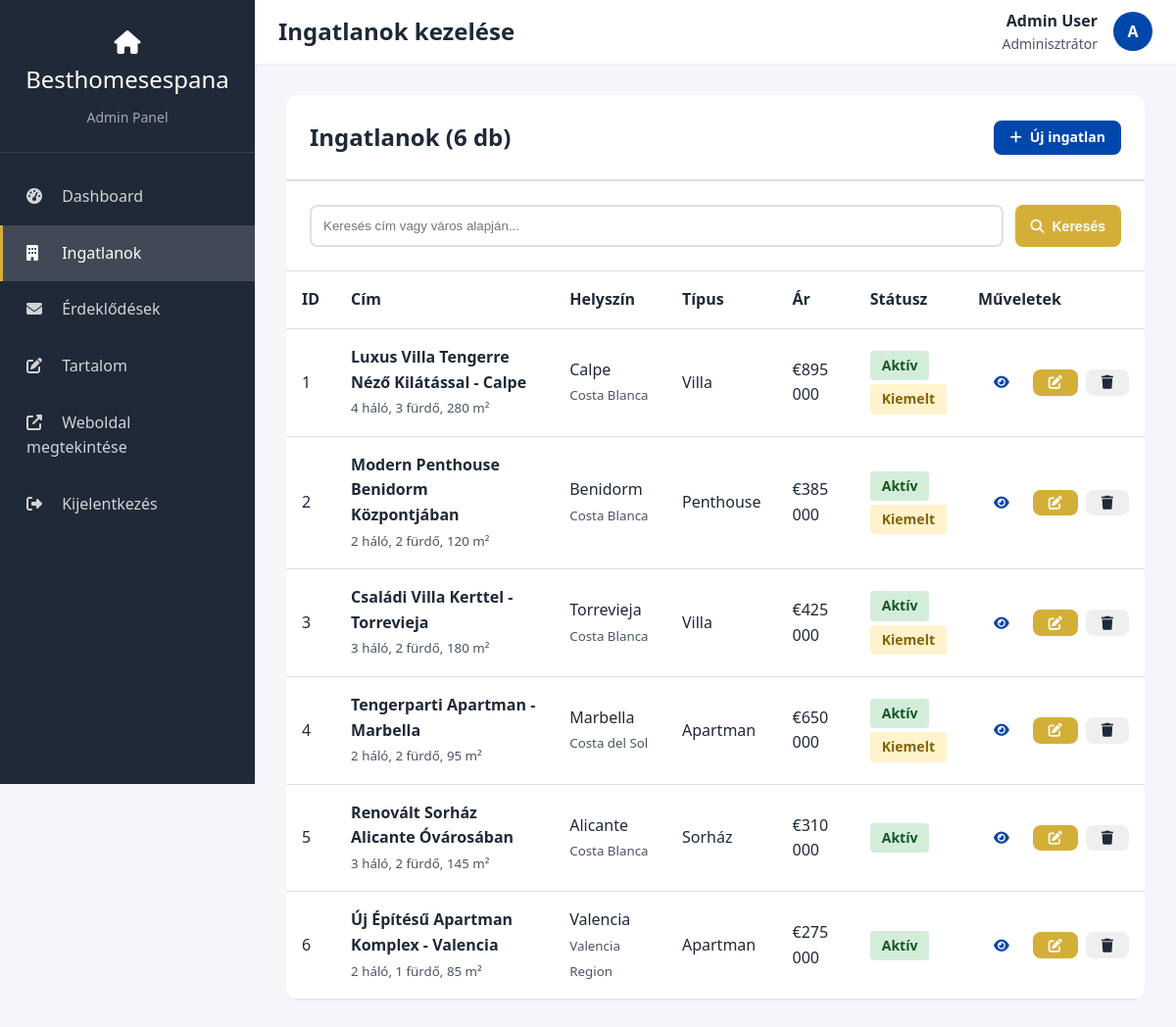
/admin/properties.php (signed in), run on the app's committed database.
### tables this page shows
CREATE TABLE IF NOT EXISTS properties (
    id INT AUTO_INCREMENT PRIMARY KEY,
    title VARCHAR(255) NOT NULL,
    slug VARCHAR(255) NOT NULL UNIQUE,
    description TEXT NOT NULL,
    property_type_id INT NOT NULL,
    location_id INT NOT NULL,

     
    price DECIMAL(12,2) NOT NULL,
    currency VARCHAR(3) DEFAULT 'EUR',
    area_sqm INT NOT NULL COMMENT 'Area in square meters',
    plot_size_sqm INT DEFAULT NULL COMMENT 'Plot size for villas/houses',

     
    bedrooms INT NOT NULL,
    bathrooms INT NOT NULL,
    built_year INT DEFAULT NULL,

     
    has_pool BOOLEAN DEFAULT FALSE,
    has_garden BOOLEAN DEFAULT FALSE,
    has_terrace BOOLEAN DEFAULT FALSE,
    has_garage BOOLEAN DEFAULT FALSE,
    has_sea_view BOOLEAN DEFAULT FALSE,
    distance_to_beach_m INT DEFAULT NULL COMMENT 'Distance to beach in meters',

     
    main_image VARCHAR(255) DEFAULT NULL,
    images TEXT DEFAULT NULL COMMENT 'JSON array of image URLs',

     
    is_featured BOOLEAN DEFAULT FALSE,
    is_active BOOLEAN DEFAULT TRUE,
    status ENUM('available', 'reserved', 'sold') DEFAULT 'available',

     
    meta_title VARCHAR(255) DEFAULT NULL,
    meta_description TEXT DEFAULT NULL,

     
    created_at TIMESTAMP DEFAULT CURRENT_TIMESTAMP,
    updated_at TIMESTAMP DEFAULT CURRENT_TIMESTAMP ON UPDATE CURRENT_TIMESTAMP,

    FOREIGN KEY (property_type_id) REFERENCES property_types(id) ON DELETE RESTRICT,
    FOREIGN KEY (location_id) REFERENCES locations(id) ON DELETE RESTRICT,
    INDEX idx_price (price),
    INDEX idx_location (location_id),
    INDEX idx_featured (is_featured),
    INDEX idx_active (is_active)
);

CREATE TABLE IF NOT EXISTS locations (
    id INT AUTO_INCREMENT PRIMARY KEY,
    city VARCHAR(100) NOT NULL,
    region VARCHAR(100) NOT NULL COMMENT 'e.g., Costa Blanca, Costa del Sol',
    province VARCHAR(100) NOT NULL,
    created_at TIMESTAMP DEFAULT CURRENT_TIMESTAMP
);

CREATE TABLE IF NOT EXISTS property_types (
    id INT AUTO_INCREMENT PRIMARY KEY,
    name VARCHAR(50) NOT NULL,
    name_hu VARCHAR(50) NOT NULL COMMENT 'Hungarian translation',
    created_at TIMESTAMP DEFAULT CURRENT_TIMESTAMP
);

### config/config.php (called while the page is built, shortened)
<?php
function e(?string $string): string {
    return htmlspecialchars($string ?? '', ENT_QUOTES, 'UTF-8');
}
function formatPrice(float $price, string $currency = 'EUR'): string {
    $formatted = number_format($price, 0, ',', ' ');
    switch ($currency) {
        case 'EUR':
            return '€' . $formatted;
    }
}
function formatArea(int $area): string {
    return number_format($area, 0, ',', ' ') . ' m²';
}

### admin/properties.php (the view, shortened to what this page needs)
<?php
require_once __DIR__ . '/../config/config.php';
$pageTitle = 'Ingatlanok kezelése';
$search = $_GET['search'] ?? '';
$page = isset($_GET['page']) ? max(1, (int)$_GET['page']) : 1;
$perPage = 20;
$offset = ($page - 1) * $perPage;
$where = [];
$params = [];
$whereClause = !empty($where) ? 'WHERE ' . implode(' AND ', $where) : '';
try {
    $pdo = getPDO();
    $countSql = "
        SELECT COUNT(*) as total
        FROM properties p
        LEFT JOIN locations l ON p.location_id = l.id
        $whereClause
    ";
    $countStmt = $pdo->prepare($countSql);
    $countStmt->execute($params);
    $totalProperties = $countStmt->fetch()['total'];
    $sql = "
        SELECT
            p.*,
            pt.name_hu as property_type_name,
            l.city,
            l.region
        FROM properties p
        LEFT JOIN property_types pt ON p.property_type_id = pt.id
        LEFT JOIN locations l ON p.location_id = l.id
        $whereClause
        ORDER BY p.created_at DESC
        LIMIT $perPage OFFSET $offset
    ";
    $stmt = $pdo->prepare($sql);
    $stmt->execute($params);
    $properties = $stmt->fetchAll();
} catch (PDOException $e) {
    error_log('Properties list error: ' . $e->getMessage());
    $properties = [];
    $totalProperties = 0;
    $totalPages = 0;
}
include __DIR__ . '/partials/header.php';
?>
<div class="data-table">
    <div class="table-header">
        <h2>Ingatlanok (<?= number_format($totalProperties, 0, ',', ' ') ?> db)</h2>
        <div style="display: flex; gap: var(--spacing-sm);">
            <a href="/admin/property-edit.php" class="btn btn-primary btn-sm">
                <i class="fas fa-plus"></i> Új ingatlan
            </a>
        </div>
    </div>
    <div style="padding: var(--spacing-lg); border-bottom: 1px solid #e0e0e0;">
        <form method="GET" action="/admin/properties.php" style="display: flex; gap: var(--spacing-sm);">
            <input
                type="text"
                name="search"
                placeholder="Keresés cím vagy város alapján..."
                value="<?= e($search) ?>"
                style="flex: 1; padding: 0.75rem; border: 2px solid #e0e0e0; border-radius: var(--radius-md);"
            >
            <button type="submit" class="btn btn-secondary btn-sm">
                <i class="fas fa-search"></i> Keresés
            </button>
        </form>
    </div>
    <?php if (empty($properties)): ?>
        <div style="padding: var(--spacing-xxl); text-align: center; color: var(--text-medium);">
            <i class="fas fa-building" style="font-size: 3rem; margin-bottom: var(--spacing-md);"></i>
            <p>Nincsenek ingatlanok.</p>
            <a href="/admin/property-edit.php" class="btn btn-primary" style="margin-top: var(--spacing-md);">
                <i class="fas fa-plus"></i> Első ingatlan hozzáadása
            </a>
        </div>
    <?php else: ?>
        <table>
            <thead>
                <tr>
                    <th>ID</th>
                    <th>Cím</th>
                    <th>Helyszín</th>
                    <th>Típus</th>
                    <th>Ár</th>
                    <th>Státusz</th>
                    <th>Műveletek</th>
                </tr>
            </thead>
            <tbody>
                <?php foreach ($properties as $property): ?>
                    <tr>
                        <td><?= $property['id'] ?></td>
                        <td>
                            <strong><?= e($property['title']) ?></strong><br>
                            <small style="color: var(--text-medium);">
                                <?= $property['bedrooms'] ?> háló, <?= $property['bathrooms'] ?> fürdő, <?= formatArea($property['area_sqm']) ?>
                            </small>
                        </td>
                        <td>
                            <?= e($property['city']) ?><br>
                            <small style="color: var(--text-medium);"><?= e($property['region']) ?></small>
                        </td>
                        <td><?= e($property['property_type_name']) ?></td>
                        <td><?= formatPrice($property['price'], $property['currency']) ?></td>
                        <td>
                            <?php if ($property['is_active']): ?>
                                <span class="badge badge-success">Aktív</span>
                            <?php else: ?>
                                <span class="badge badge-danger">Inaktív</span>
                            <?php endif; ?>
                            <?php if ($property['is_featured']): ?>
                                <br><span class="badge badge-warning" style="margin-top: 0.25rem;">Kiemelt</span>
                            <?php endif; ?>
                        </td>
                        <td>
                            <div style="display: flex; gap: 0.5rem;">
                                <a href="/property.php?id=<?= $property['id'] ?>" target="_blank"
                                   class="btn btn-outline btn-sm" title="Megtekintés">
                                    <i class="fas fa-eye"></i>
                                </a>
                                <a href="/admin/property-edit.php?id=<?= $property['id'] ?>"
                                   class="btn btn-secondary btn-sm" title="Szerkesztés">
                                    <i class="fas fa-edit"></i>
                                </a>
                                <button onclick="deleteProperty(<?= $property['id'] ?>)"
                                        class="btn btn-outline btn-sm"
                                        style="color: var(--error-red); border-color: var(--error-red);"
                                        title="Törlés">
                                    <i class="fas fa-trash"></i>
                                </button>
                            </div>
                        </td>
                    </tr>
                <?php endforeach; ?>
            </tbody>
        </table>
    <?php endif; ?>
</div>
<?php include __DIR__ . '/partials/footer.php'; ?>

### admin/partials/header.php (shortened to what this page needs)
<?php
require_once __DIR__ . '/../../config/config.php';
$adminName = $_SESSION['admin_name'] ?? 'Admin';
$currentPage = basename($_SERVER['PHP_SELF'], '.php');
?>
<!DOCTYPE html>
<html lang="hu">
<head>
    <link rel="stylesheet" href="/assets/css/style.css">
    <link rel="stylesheet" href="https://cdnjs.cloudflare.com/ajax/libs/font-awesome/6.4.0/css/all.min.css">
</head>
<body>
    <div class="admin-layout">
        <aside class="admin-sidebar" id="adminSidebar">
            <div class="sidebar-header">
                <div class="sidebar-logo">
                    <i class="fas fa-home"></i> Besthomesespana
                </div>
                <p style="text-align: center; color: rgba(255, 255, 255, 0.6); font-size: 0.875rem; margin-top: 0.5rem;">
                    Admin Panel
                </p>
            </div>
            <nav class="sidebar-menu">
                <a href="/admin/index.php" class="menu-item <?= $currentPage === 'index' ? 'active' : '' ?>">
                    <i class="fas fa-tachometer-alt"></i> Dashboard
                </a>
                <a href="/admin/properties.php" class="menu-item <?= $currentPage === 'properties' || $currentPage === 'property-edit' ? 'active' : '' ?>">
                    <i class="fas fa-building"></i> Ingatlanok
                </a>
                <a href="/admin/inquiries.php" class="menu-item <?= $currentPage === 'inquiries' ? 'active' : '' ?>">
                    <i class="fas fa-envelope"></i> Érdeklődések
                </a>
                <a href="/admin/content.php" class="menu-item <?= $currentPage === 'content' ? 'active' : '' ?>">
                    <i class="fas fa-edit"></i> Tartalom
                </a>
                <a href="/" target="_blank" class="menu-item">
                    <i class="fas fa-external-link-alt"></i> Weboldal megtekintése
                </a>
                <a href="/admin/logout.php" class="menu-item">
                    <i class="fas fa-sign-out-alt"></i> Kijelentkezés
                </a>
            </nav>
        </aside>
        <main class="admin-main">
            <div class="admin-topbar">
                <div style="display: flex; align-items: center; gap: var(--spacing-md);">
                    <h1 class="topbar-title"><?= isset($pageTitle) ? e($pageTitle) : 'Dashboard' ?></h1>
                </div>
                <div class="topbar-user">
                    <div class="user-info">
                        <div class="user-name"><?= e($adminName) ?></div>
                        <div class="user-role">Adminisztrátor</div>
                    </div>
                    <div class="user-avatar">
                        <?= strtoupper(substr($adminName, 0, 1)) ?>
                    </div>
                </div>
            </div>
            <div class="admin-content">

### admin/partials/footer.php (shortened to what this page needs)
            </div>
        </main>
    </div>
</body>
</html>

### assets/css/style.css (style rules this page uses)
:root { --primary-blue: #0047ab; --primary-blue-dark: #003380; --primary-blue-light: #0078d7; --accent-gold: #d4af37; --accent-gold-dark: #b8952e; --white: #ffffff; --gray-50: #f9fafb; --gray-100: #f3f4f6; --gray-200: #e5e7eb; --gray-300: #d1d5db; --gray-400: #9ca3af; --gray-500: #6b7280; --gray-600: #4b5563; --gray-700: #374151; --gray-800: #1f2937; --gray-900: #111827; --text-dark: #1f2937; --text-medium: #4b5563; --text-light: #6b7280; --success: #10b981; --warning: #f59e0b; --error: #ef4444; --spacing-xs: 0.5rem; --spacing-sm: 0.75rem; --spacing-md: 1rem; --spacing-lg: 1.5rem; --spacing-xl: 2rem; --spacing-xxl: 4rem; --container-max-width: 1200px; --section-padding: 5rem 1.5rem; --section-padding-mobile: 3rem 1.5rem; --shadow-sm: 0 1px 2px 0 rgb(0 0 0 / 0.05); --shadow-md: 0 4px 6px -1px rgb(0 0 0 / 0.1); --shadow-lg: 0 10px 15px -3px rgb(0 0 0 / 0.1); --shadow-xl: 0 20px 25px -5px rgb(0 0 0 / 0.1); --transition-fast: all 0.2s ease; --transition-normal: all 0.3s ease; --transition-slow: all 0.5s ease; --radius-sm: 0.25rem; --radius-md: 0.5rem; --radius-lg: 0.75rem; --radius-xl: 1rem; }
*, *::before, *::after { box-sizing: border-box; margin: 0; padding: 0; }
html { font-size: 16px; scroll-behavior: smooth; }
body { font-family: 'Segoe UI', Tahoma, Geneva, Verdana, sans-serif; line-height: 1.6; color: var(--text-dark); background-color: var(--white); -webkit-font-smoothing: antialiased; -moz-osx-font-smoothing: grayscale; }
a { color: var(--primary-blue); text-decoration: none; transition: var(--transition-fast); }
.btn { display: inline-flex; align-items: center; gap: 0.5rem; padding: 0.75rem 1.5rem; border: none; border-radius: var(--radius-md); font-size: 1rem; font-weight: 600; cursor: pointer; transition: var(--transition-fast); text-decoration: none; }
.btn-primary { background: var(--primary-blue); color: var(--white); }
.btn-secondary { background: var(--accent-gold); color: var(--white); }

### data on the page
properties: id "1", title "Luxus Villa Tengerre Néző Kilátással - Calpe", bedrooms "4", bathrooms "3", area_sqm "280 m²", location.city "Calpe", location.region "Costa Blanca", property_type.name_hu "Villa", price+currency "€895 000", is_active "Aktív", is_featured "Kiemelt"
properties: id "2", title "Modern Penthouse Benidorm Központjában", bedrooms "2", bathrooms "2", area_sqm "120 m²", location.city "Benidorm", location.region "Costa Blanca", property_type.name_hu "Penthouse", price+currency "€385 000", is_active "Aktív", is_featured "Kiemelt"
properties: id "3", title "Családi Villa Kerttel - Torrevieja", bedrooms "3", bathrooms "2", area_sqm "180 m²", location.city "Torrevieja", location.region "Costa Blanca", property_type.name_hu "Villa", price+currency "€425 000", is_active "Aktív", is_featured "Kiemelt"
properties: id "4", title "Tengerparti Apartman - Marbella", bedrooms "2", bathrooms "2", area_sqm "95 m²", location.city "Marbella", location.region "Costa del Sol", property_type.name_hu "Apartman", price+currency "€650 000", is_active "Aktív", is_featured "Kiemelt"
properties: id "5", title "Renovált Sorház Alicante Óvárosában", bedrooms "3", bathrooms "2", area_sqm "145 m²", location.city "Alicante", location.region "Costa Blanca", property_type.name_hu "Sorház", price+currency "€310 000", is_active "Aktív"
properties: id "6", title "Új Építésű Apartman Komplex - Valencia", bedrooms "2", bathrooms "1", area_sqm "85 m²", location.city "Valencia", location.region "Valencia Region", property_type.name_hu "Apartman", price+currency "€275 000", is_active "Aktív"

### other printed values
$pageTitle "Ingatlanok kezelése"
$adminName "Admin User"
substr($adminName, 0, 1) "A"
$totalProperties "6"
